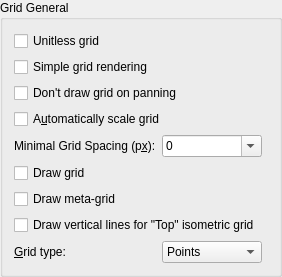
        <widget class="QGroupBox" name="groupBox_7">
         <property name="title">
          <string>Grid General</string>
         </property>
         <layout class="QGridLayout" name="gridLayout_21">
          <item row="7" column="0">
           <widget class="QLabel" name="lMinGridSpacing">
            <property name="text">
             <string>Minimal Grid Spacing (p&amp;x):</string>
            </property>
            <property name="wordWrap">
             <bool>false</bool>
            </property>
            <property name="buddy">
             <cstring>cbMinGridSpacing</cstring>
            </property>
           </widget>
          </item>
          <item row="13" column="1">
           <widget class="QComboBox" name="cbGridType">
            <property name="minimumSize">
             <size>
              <width>100</width>
              <height>0</height>
             </size>
            </property>
            <property name="toolTip">
             <string>Type of grid to be drawn</string>
            </property>
            <property name="editable">
             <bool>false</bool>
            </property>
            <property name="currentIndex">
             <number>0</number>
            </property>
            <item>
             <property name="text">
              <string>Points</string>
             </property>
            </item>
            <item>
             <property name="text">
              <string>Lines</string>
             </property>
            </item>
           </widget>
          </item>
          <item row="13" column="0">
           <widget class="QLabel" name="lGridType">
            <property name="text">
             <string>&amp;Grid type:</string>
            </property>
            <property name="wordWrap">
             <bool>false</bool>
            </property>
            <property name="buddy">
             <cstring>cbGridType</cstring>
            </property>
           </widget>
          </item>
          <item row="7" column="1">
           <widget class="QComboBox" name="cbMinGridSpacing">
            <property name="maximumSize">
             <size>
              <width>16777215</width>
              <height>16777215</height>
             </size>
            </property>
            <property name="toolTip">
             <string>Minimal spacing between grid until grid rescale</string>
            </property>
            <property name="editable">
             <bool>true</bool>
            </property>
            <item>
             <property name="text">
              <string notr="true">0</string>
             </property>
            </item>
            <item>
             <property name="text">
              <string notr="true">4</string>
             </property>
            </item>
            <item>
             <property name="text">
              <string notr="true">5</string>
             </property>
            </item>
            <item>
             <property name="text">
              <string notr="true">6</string>
             </property>
            </item>
            <item>
             <property name="text">
              <string notr="true">8</string>
             </property>
            </item>
            <item>
             <property name="text">
              <string notr="true">10</string>
             </property>
            </item>
            <item>
             <property name="text">
              <string notr="true">15</string>
             </property>
            </item>
            <item>
             <property name="text">
              <string notr="true">20</string>
             </property>
            </item>
           </widget>
          </item>
          <item row="4" column="0" colspan="3">
           <widget class="QCheckBox" name="cbScaleGrid">
            <property name="toolTip">
             <string>If checked, the grid will be scalled automatically</string>
            </property>
            <property name="text">
             <string>A&amp;utomatically scale grid</string>
            </property>
            <property name="shortcut">
             <string>Alt+U</string>
            </property>
           </widget>
          </item>
          <item row="3" column="0" colspan="3">
           <widget class="QCheckBox" name="cbDisableGridOnPanning">
            <property name="toolTip">
             <string>If checked, grid will not be drawn within view pan by mouse operation</string>
            </property>
            <property name="text">
             <string>Don't draw grid on panning</string>
            </property>
           </widget>
          </item>
          <item row="2" column="0" colspan="3">
           <widget class="QCheckBox" name="cbSimpleGridRendring">
            <property name="toolTip">
             <string>If checked, Meta Grid lines will be drawn on top of grid. Simple grid is faster yet is less visually lean.</string>
            </property>
            <property name="text">
             <string>Simple grid rendering</string>
            </property>
           </widget>
          </item>
          <item row="0" column="0" colspan="3">
           <widget class="QCheckBox" name="cb_unitless_grid">
            <property name="toolTip">
             <string>If checked, grid will not be adjusted to current units of drawing</string>
            </property>
            <property name="text">
             <string>Unitless grid</string>
            </property>
           </widget>
          </item>
          <item row="10" column="0" colspan="3">
           <widget class="QCheckBox" name="cbDrawVerticalForIsoTop">
            <property name="toolTip">
             <string>If unchecked, vertical line will not be drawn for &quot;Top&quot; isometric view</string>
            </property>
            <property name="text">
             <string>Draw vertical lines for &quot;Top&quot; isometric grid</string>
            </property>
           </widget>
          </item>
          <item row="8" column="0" colspan="2">
           <widget class="QCheckBox" name="cbDrawGrid">
            <property name="toolTip">
             <string>If checked, grid wil be drawn</string>
            </property>
            <property name="text">
             <string>Draw grid</string>
            </property>
           </widget>
          </item>
          <item row="9" column="0" colspan="2">
           <widget class="QCheckBox" name="cbDrawMetaGrid">
            <property name="toolTip">
             <string>If checked, metagrid will be drawn as part of grid drawing.</string>
            </property>
            <property name="text">
             <string>Draw meta-grid</string>
            </property>
           </widget>
          </item>
         </layout>
        </widget>
